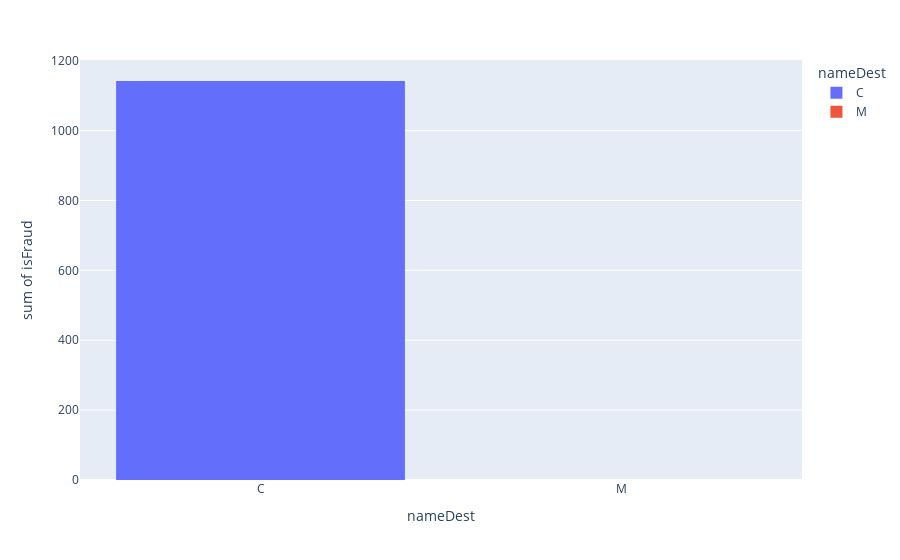

Notebook code cell kept with this figure:
### Markdown cell above
### Análisis por tipo de receptor. ¿Cuáles son los mas probables de cometer fraude?

### Code cell
# Group by type of operation the number of frauds commited.

df_name_orig = pd.DataFrame(categ_var_df.groupby(('nameDest'), 
as_index=False)['isFraud'].sum())

# Plot an histogram of 'df_type'

fig = px.histogram(df_name_orig, x='nameDest', y='isFraud', color='nameDest')
fig.show()

### Figure 1 — Plotly figure (JSON) as saved in the notebook; plotly's stock layout.template omitted (floating-point values rounded to 4 significant figures)
{"data": [{"alignmentgroup": "True", "bingroup": "x", "histfunc": "sum", "hovertemplate": "nameDest=%{x}<br>sum of isFraud=%{y}<extra></extra>", "legendgroup": "C", "marker": {"color": "#636efa", "pattern": {"shape": ""}}, "name": "C", "offsetgroup": "C", "orientation": "v", "showlegend": true, "type": "histogram", "x": ["C"], "xaxis": "x", "y": [1142], "yaxis": "y"}, {"alignmentgroup": "True", "bingroup": "x", "histfunc": "sum", "hovertemplate": "nameDest=%{x}<br>sum of isFraud=%{y}<extra></extra>", "legendgroup": "M", "marker": {"color": "#EF553B", "pattern": {"shape": ""}}, "name": "M", "offsetgroup": "M", "orientation": "v", "showlegend": true, "type": "histogram", "x": ["M"], "xaxis": "x", "y": [0], "yaxis": "y"}], "layout": {"barmode": "relative", "legend": {"title": {"text": "nameDest"}, "tracegroupgap": 0}, "margin": {"t": 60}, "xaxis": {"anchor": "y", "categoryarray": ["C", "M"], "categoryorder": "array", "domain": [0, 1], "title": {"text": "nameDest"}}, "yaxis": {"anchor": "x", "domain": [0, 1], "title": {"text": "sum of isFraud"}}}}
